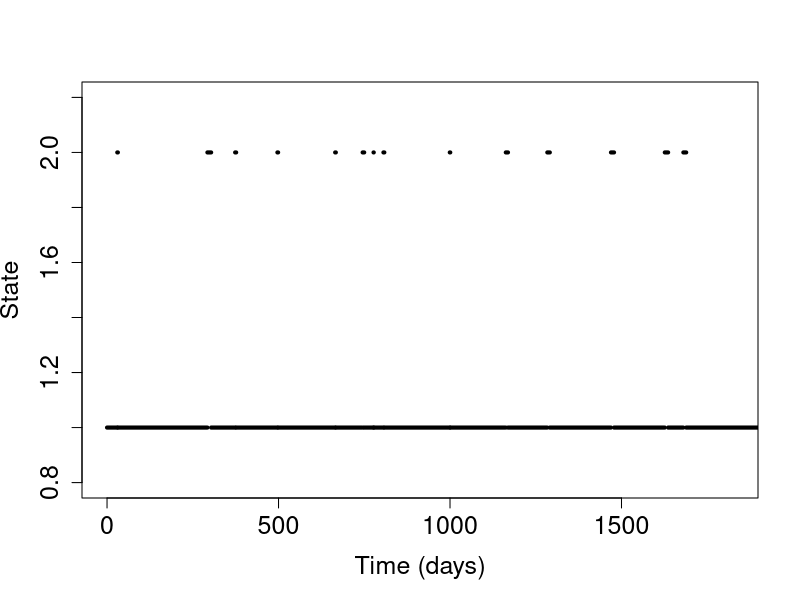

This figure's R source:
#################
### Problem 1 ###
#################

### Problem 1c)
## c.1)

# Time period
days = 365; # Ignoring leap years
years = 5;

# Rates
lambda = 1/100;
mu = 1/7;
rates = c(lambda, mu);

# State (1: Susceptible, 2: Infected)
xVals = numeric(days*years)
xVals[1] = 1; # Start as susceptible
i = 1;
tTimes = c(0);
totTime = 0;

while (totTime <= (days*years)) {
    currState = xVals[i];
    sjTime = rexp(1, rate = rates[currState]);
    nextState = currState %% 2 + 1; # Switch state

    xVals[i+1] = nextState;
    tTimes = c(tTimes, tail(tTimes,1)+sjTime);
    
    totTime = totTime + sjTime;
    i = i + 1;
}

# Plotting

plot(NULL, NULL, xlim = c(0, days*years), ylim = c(0.8, 2.2), xlab = "Time (days)", ylab = "State", cex.lab = 1.5, cex.axis = 1.5)
  for(i in 1:(length(xVals)-1)){
    lines(tTimes[i:(i+1)], rep(xVals[i], 2), lwd = 4, type = "l")
  }
  lines(tail(tTimes, 1) + c(0,1), c(1,1), lwd = 4)



## c.2)

# Time period
years = 1000;

# State
xVals = numeric(days*years);
xVals[1] = 1;
i = 1;
totTime = 0;      # Total time the simulation runs
infectedTime = 0; # Time the individual is infected out of the total time

while (totTime <= (days*years)) {
  currState = xVals[i];
  sjTime = rexp(1, rate = rates[currState]);
  nextState = currState %% 2 + 1; # Switch state

  xVals[i+1] = nextState;

  if (currState == 2) { # If infected; update infected time
    infectedTime = infectedTime + sjTime;
  }
  
  totTime = totTime + sjTime;
  i = i + 1;
}

fracInfected = infectedTime / totTime;
print(fracInfected)